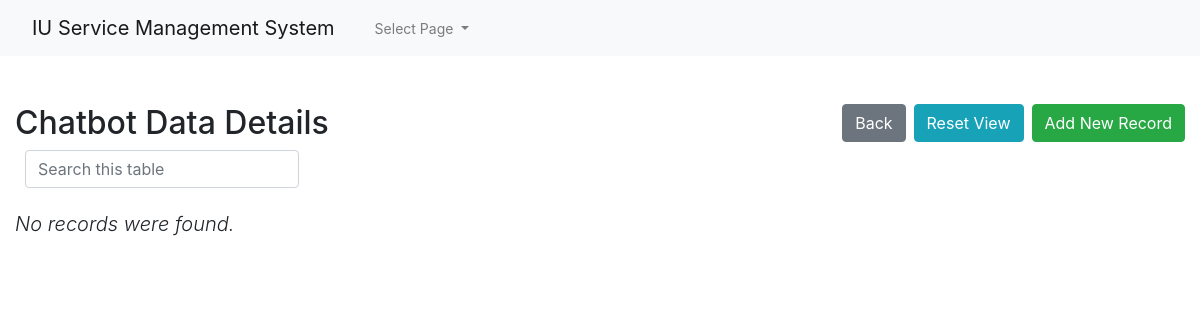
The app's page /admin1/core/app/chatbot-index.php (signed in), older data.
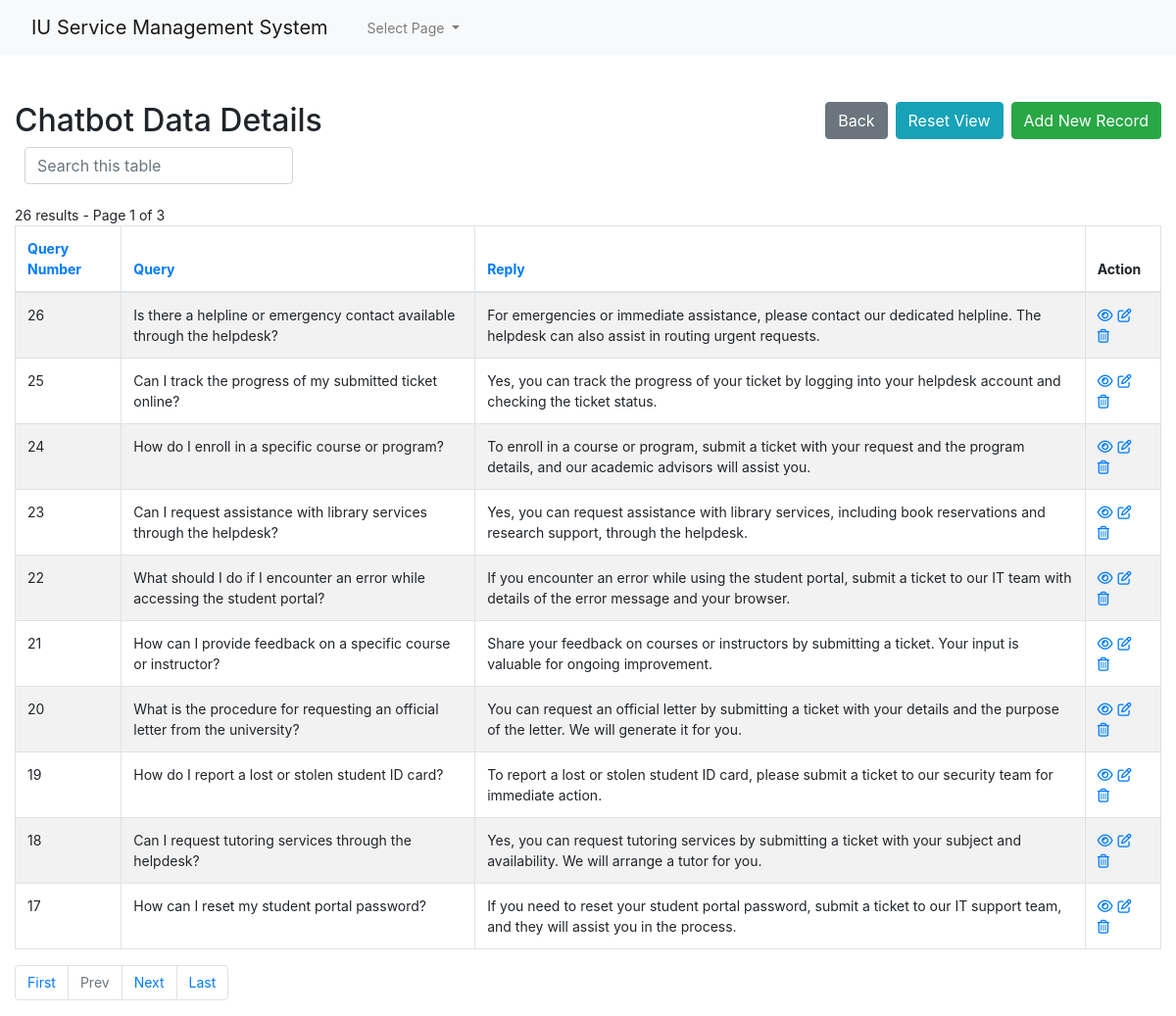
The same page, newer data.
### tables this page shows
CREATE TABLE `chatbot` (
  `id` int(11) NOT NULL,
  `queries` varchar(300) NOT NULL,
  `replies` varchar(300) NOT NULL
);

### admin1/core/app/config.php (called while the page is built, shortened)
<?php
$no_of_records_per_page = 10;
?>

### admin1/core/app/chatbot-index.php (the view, shortened to what the changed rows need)
<!DOCTYPE html>
<html lang="en">
<head>
    <link rel="stylesheet" href="https://stackpath.bootstrapcdn.com/bootstrap/4.5.0/css/bootstrap.min.css">
</head>
<body>
    <section class="pt-5">
        <div class="container-fluid">
            <div class="row">
                <div class="col-md-12">
                    <div class="page-header clearfix">
                        <h2 class="float-left">Chatbot Data Details</h2>
                    </div>
                    <div class="form-row">
                    </div>
                    <br>
                    <?php
                    require_once "config.php";
                    $domain   = $_SERVER['HTTP_HOST'];
                    $script   = $_SERVER['SCRIPT_NAME'];
                    $parameters   = $_GET ? $_SERVER['QUERY_STRING'] : "" ;
                    $protocol=($_SERVER['HTTPS'] == "on" ? "https" : "http");
                    $currenturl = $protocol . '://' . $domain. $script . '?' . $parameters;
                    if (isset($_GET['pageno'])) {
                        $pageno = $_GET['pageno'];
                    } else {
                        $pageno = 1;
                    }
                    $offset = ($pageno-1) * $no_of_records_per_page;
                    $total_pages_sql = "SELECT COUNT(*) FROM chatbot";
                    $result = mysqli_query($link,$total_pages_sql);
                    $total_rows = mysqli_fetch_array($result)[0];
                    $total_pages = ceil($total_rows / $no_of_records_per_page);
                    $order = 'id';
                    $sortBy = array('asc', 'desc'); $sort = 'desc';
                    $sql = "SELECT * FROM chatbot ORDER BY $order $sort LIMIT $offset, $no_of_records_per_page";
                    $count_pages = "SELECT * FROM chatbot";
                    if(!empty($_GET['search'])) {
                        $search = ($_GET['search']);
                        $sql = "SELECT * FROM chatbot
                            WHERE CONCAT_WS (id,queries,replies)
                            LIKE '%$search%'
                            ORDER BY $order $sort
                            LIMIT $offset, $no_of_records_per_page";
                        $count_pages = "SELECT * FROM chatbot
                            WHERE CONCAT_WS (id,queries,replies)
                            LIKE '%$search%'
                            ORDER BY $order $sort";
                    }
                    else {
                        $search = "";
                    }
                    if($result = mysqli_query($link, $sql)){
                        if(mysqli_num_rows($result) > 0){
                            if ($result_count = mysqli_query($link, $count_pages)) {
                               $total_pages = ceil(mysqli_num_rows($result_count) / $no_of_records_per_page);
                           }
                            $number_of_results = mysqli_num_rows($result_count);
                            echo " " . $number_of_results . " results - Page " . $pageno . " of " . $total_pages;
                            echo "<table class='table table-bordered table-striped'>";
                                echo "<thead>";
                                    echo "<tr>";
                                        echo "<th><a href=?search=$search&sort=&order=id&sort=$sort>Query Number</th>";
										echo "<th><a href=?search=$search&sort=&order=queries&sort=$sort>Query</th>";
										echo "<th><a href=?search=$search&sort=&order=replies&sort=$sort>Reply</th>";
                                        echo "<th>Action</th>";
                                    echo "</tr>";
                                echo "</thead>";
                                echo "<tbody>";
                                while($row = mysqli_fetch_array($result)){
                                    echo "<tr>";
                                    echo "<td>" . htmlspecialchars($row['id']) . "</td>";echo "<td>" . htmlspecialchars($row['queries']) . "</td>";echo "<td>" . htmlspecialchars($row['replies']) . "</td>";
                                        echo "<td>";
                                            echo "<a href='chatbot-read.php?id=". $row['id'] ."' title='View Record' data-toggle='tooltip'><i class='far fa-eye'></i></a>";
                                            echo "<a href='chatbot-update.php?id=". $row['id'] ."' title='Update Record' data-toggle='tooltip'><i class='far fa-edit'></i></a>";
                                            echo "<a href='chatbot-delete.php?id=". $row['id'] ."' title='Delete Record' data-toggle='tooltip'><i class='far fa-trash-alt'></i></a>";
                                        echo "</td>";
                                    echo "</tr>";
                                }
                                echo "</tbody>";
                            echo "</table>";
?>
                                <ul class="pagination" align-right>
                                <?php
                                    $new_url = preg_replace('/&?pageno=[^&]*/', '', $currenturl);
                                 ?>
                                    <li class="page-item"><a class="page-link" href="<?php echo $new_url .'&pageno=1' ?>">First</a></li>
                                    <li class="page-item <?php if($pageno <= 1){ echo 'disabled'; } ?>">
                                        <a class="page-link" href="<?php if($pageno <= 1){ echo '#'; } else { echo $new_url ."&pageno=".($pageno - 1); } ?>">Prev</a>
                                    </li>
                                    <li class="page-item <?php if($pageno >= $total_pages){ echo 'disabled'; } ?>">
                                        <a class="page-link" href="<?php if($pageno >= $total_pages){ echo '#'; } else { echo $new_url . "&pageno=".($pageno + 1); } ?>">Next</a>
                                    </li>
                                    <li class="page-item <?php if($pageno >= $total_pages){ echo 'disabled'; } ?>">
                                        <a class="page-item"><a class="page-link" href="<?php echo $new_url .'&pageno=' . $total_pages; ?>">Last</a>
                                    </li>
                                </ul>
<?php
                        } else{
                            echo "<p class='lead'><em>No records were found.</em></p>";
                        }
                    } else{
                        echo "ERROR: Could not able to execute $sql. " . mysqli_error($link);
                    }
                    ?>
                </div>
            </div>
        </div>
    </section>
</body>
</html>

Row changes from the older to the newer data that the page shows:
added chatbot: id "26", queries "Is there a helpline or emergency contact available through the helpdesk?", replies "For emergencies or immediate assistance, please contact our dedicated helpline. The helpdesk can also assist in routing urgent requests."
added chatbot: id "25", queries "Can I track the progress of my submitted ticket online?", replies "Yes, you can track the progress of your ticket by logging into your helpdesk account and checking the ticket status."
added chatbot: id "24", queries "How do I enroll in a specific course or program?", replies "To enroll in a course or program, submit a ticket with your request and the program details, and our academic advisors will assist you."
added chatbot: id "23", queries "Can I request assistance with library services through the helpdesk?", replies "Yes, you can request assistance with library services, including book reservations and research support, through the helpdesk."
added chatbot: id "22", queries "What should I do if I encounter an error while accessing the student portal?", replies "If you encounter an error while using the student portal, submit a ticket to our IT team with details of the error message and your browser."
added chatbot: id "21", queries "How can I provide feedback on a specific course or instructor?", replies "Share your feedback on courses or instructors by submitting a ticket. Your input is valuable for ongoing improvement."
added chatbot: id "20", queries "What is the procedure for requesting an official letter from the university?", replies "You can request an official letter by submitting a ticket with your details and the purpose of the letter. We will generate it for you."
added chatbot: id "19", queries "How do I report a lost or stolen student ID card?", replies "To report a lost or stolen student ID card, please submit a ticket to our security team for immediate action."
added chatbot: id "18", queries "Can I request tutoring services through the helpdesk?", replies "Yes, you can request tutoring services by submitting a ticket with your subject and availability. We will arrange a tutor for you."
added chatbot: id "17", queries "How can I reset my student portal password?", replies "If you need to reset your student portal password, submit a ticket to our IT support team, and they will assist you in the process."
Text that changed along with them:
$number_of_results: (not shown) → "26"
$pageno: (not shown) → "1"
$total_pages: (not shown) → "3"
text no longer shown: "No records were found."
text now shown: "results - Page of Query Number Query Reply Action First Prev Next Last"
